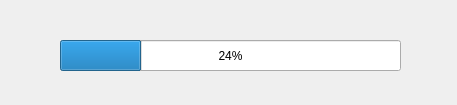
<?xml version="1.0" encoding="UTF-8"?>
<ui version="4.0">
 <class>Progress</class>
 <widget class="QWidget" name="Progress">
  <property name="geometry">
   <rect>
    <x>0</x>
    <y>0</y>
    <width>457</width>
    <height>105</height>
   </rect>
  </property>
  <property name="windowTitle">
   <string>Form</string>
  </property>
  <widget class="QProgressBar" name="progressBar">
   <property name="geometry">
    <rect>
     <x>60</x>
     <y>40</y>
     <width>341</width>
     <height>31</height>
    </rect>
   </property>
   <property name="value">
    <number>24</number>
   </property>
  </widget>
 </widget>
 <resources/>
 <connections/>
</ui>
